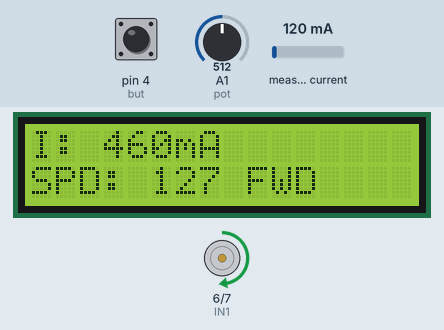
This sketch was run on a simulated Arduino Uno, built with avr-gcc and run on an emulated ATmega328P. Shown: 16×2 character LCD, motor-driver pin pairs drawn as motors (green arrow = first pin HIGH = forward, orange = second pin HIGH = backward, longer = more drive, scaled by the enable pin). The test bench sets the inputs (shaded band); at power-on: pin 4 (but) HIGH, A1 (pot) = 512, measured current 120 mA. What the sketch prints to the serial monitor is not drawn.

Above: at 2.2 s.
2.3 s: pin 4 (but) pulled LOW for 0.15 s
At 3.2 s:
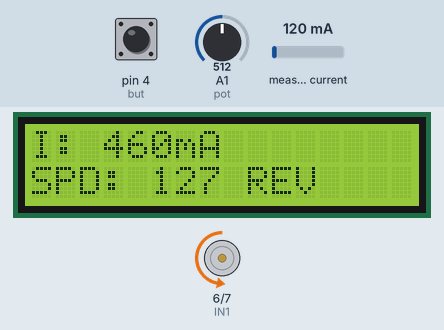
3.9 s: A1 (pot) set to 44
At 4.4 s:
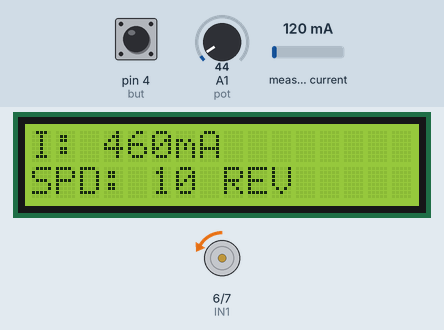
5.6 s: A1 (pot) set to 37
At 6.3 s:
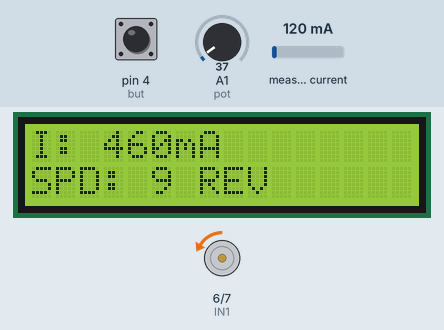
7.3 s: measured current set to 1000 mA
At 8.5 s:
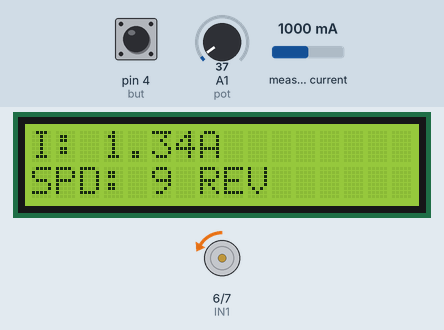
8.8 s: pin 4 (but) pulled LOW for 1 s
At 8.96 s:
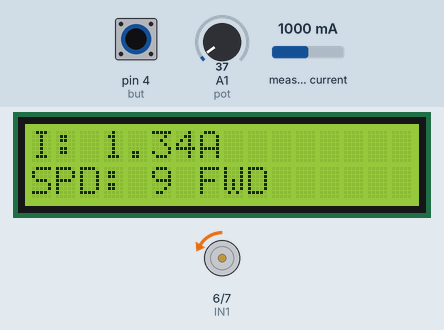
11.3 s: A1 (pot) set to 0
At 12.7 s:
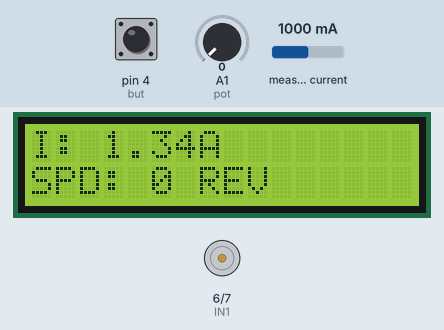
Timing chart, 0 to 13.8 s (numbered marks = the images above; inputs shaded):
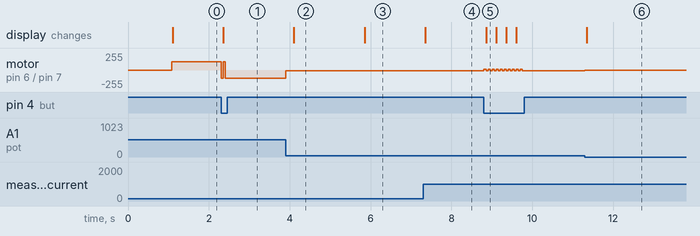

The sketch:

current_meter.ino
```cpp
#include <LiquidCrystal_I2C.h>
#include <ACS712.h>

LiquidCrystal_I2C lcd(0x27, 16, 2);

int EN = 5;
int IN1 = 6;
int IN2 = 7;
bool dir = true;

int but = 4;
int butdebounce = 50;
unsigned long lastdebounce;
bool currentbut = true;

int pot = A1;
int motorSpeed;
int meter = A0;

// 20A ACS712 = 100 mV/A
ACS712 ACS(meter, 5.0, 1023, 100);

unsigned long prev = 0;

void setup() {
  Serial.begin(115200);
  pinMode(IN1, OUTPUT);
  pinMode(IN2, OUTPUT);
  pinMode(but, INPUT_PULLUP);
  pinMode(EN, OUTPUT);

  lcd.init();
  lcd.backlight();
  lcd.setCursor(0,0);
  lcd.print("Calibrating");
  ACS.autoMidPoint();
  delay(1000);
  lcd.clear();
}
void loop() {
  unsigned long current = millis();
  currentbut = digitalRead(but);
  if (currentbut == false && (current - lastdebounce) >= butdebounce) {
    lastdebounce = current;
    dir = !dir;
  }
  motorSpeed = map(analogRead(pot), 0, 1023, 0, 255);

  if (dir == true) {
    digitalWrite(IN1, HIGH);
    digitalWrite(IN2, LOW);
  }
  else {
    digitalWrite(IN1, LOW);
    digitalWrite(IN2, HIGH);
  }
  analogWrite(EN, motorSpeed);

  float mA = 0;
  mA = ACS.mA_DC(1);
  mA += 340;

  if (abs(mA) < 50) {
    mA = 0;
  }

  if (current - prev >= 250) {
    prev = current;
    Serial.println(mA, 3);

    lcd.setCursor(0,0);
    lcd.print("I: ");
    if (mA < 1000) {
    lcd.print(mA, 0);
    lcd.print("mA     ");
    }
    else {
      lcd.print(mA / 1000);
      lcd.print("A     ");
    }
    lcd.setCursor(0,1);
    lcd.print("SPD: ");
    lcd.print(motorSpeed);
    lcd.print(" ");
    if (dir == true) {
      lcd.print("FWD ");
    }
    else {
      lcd.print("REV ");
    }
  }
}
```

Measured:
- after the input at 2.3 s, motor on pin 6 (IN1) / pin 7 (IN2): forward 127/255 → backward 127/255 at once; the display: changes after 0.06 s (image 1)
- after the input at 3.9 s, motor on pin 6 (IN1) / pin 7 (IN2): backward 127/255 → backward 10/255 at once; the display: changes after 0.21 s (image 2)
- after the input at 5.6 s, motor on pin 6 (IN1) / pin 7 (IN2): backward 10/255 → backward 9/255 at once; the display: changes after 0.25 s (image 3)
- after the input at 7.3 s, the display: changes after 0.05 s (image 4)
- after the input at 8.8 s, motor on pin 6 (IN1) / pin 7 (IN2): alternates forward 9/255 for 0.05 s and backward 9/255 for 0.05 s, 20 changes in all, then stays backward 9/255, starting at once; the display: changes after 0.06 s (image 5)
- after the input at 11.3 s, motor on pin 6 (IN1) / pin 7 (IN2): backward 9/255 → stopped at once; the display: changes after 0.05 s (image 6)
